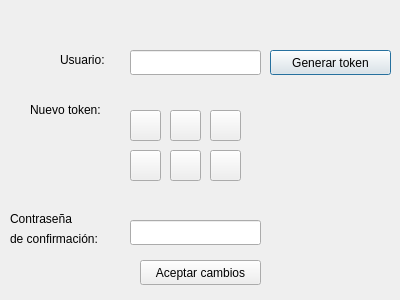
<?xml version="1.0" encoding="UTF-8"?>
<ui version="4.0">
 <class>generate_new_token</class>
 <widget class="QDialog" name="generate_new_token">
  <property name="geometry">
   <rect>
    <x>0</x>
    <y>0</y>
    <width>400</width>
    <height>300</height>
   </rect>
  </property>
  <property name="windowTitle">
   <string>Dialog</string>
  </property>
  <widget class="QLabel" name="label">
   <property name="geometry">
    <rect>
     <x>60</x>
     <y>50</y>
     <width>61</width>
     <height>20</height>
    </rect>
   </property>
   <property name="text">
    <string>Usuario:</string>
   </property>
  </widget>
  <widget class="QLineEdit" name="user_line">
   <property name="geometry">
    <rect>
     <x>130</x>
     <y>50</y>
     <width>131</width>
     <height>25</height>
    </rect>
   </property>
  </widget>
  <widget class="QPushButton" name="generate_button">
   <property name="geometry">
    <rect>
     <x>270</x>
     <y>50</y>
     <width>121</width>
     <height>25</height>
    </rect>
   </property>
   <property name="text">
    <string>Generar token</string>
   </property>
  </widget>
  <widget class="QPushButton" name="token_1">
   <property name="geometry">
    <rect>
     <x>130</x>
     <y>110</y>
     <width>31</width>
     <height>31</height>
    </rect>
   </property>
   <property name="text">
    <string/>
   </property>
  </widget>
  <widget class="QPushButton" name="token_2">
   <property name="geometry">
    <rect>
     <x>170</x>
     <y>110</y>
     <width>31</width>
     <height>31</height>
    </rect>
   </property>
   <property name="text">
    <string/>
   </property>
  </widget>
  <widget class="QPushButton" name="token_3">
   <property name="geometry">
    <rect>
     <x>210</x>
     <y>110</y>
     <width>31</width>
     <height>31</height>
    </rect>
   </property>
   <property name="text">
    <string/>
   </property>
  </widget>
  <widget class="QPushButton" name="token_4">
   <property name="geometry">
    <rect>
     <x>130</x>
     <y>150</y>
     <width>31</width>
     <height>31</height>
    </rect>
   </property>
   <property name="text">
    <string/>
   </property>
  </widget>
  <widget class="QPushButton" name="token_5">
   <property name="geometry">
    <rect>
     <x>170</x>
     <y>150</y>
     <width>31</width>
     <height>31</height>
    </rect>
   </property>
   <property name="text">
    <string/>
   </property>
  </widget>
  <widget class="QPushButton" name="token_6">
   <property name="geometry">
    <rect>
     <x>210</x>
     <y>150</y>
     <width>31</width>
     <height>31</height>
    </rect>
   </property>
   <property name="text">
    <string/>
   </property>
  </widget>
  <widget class="QLabel" name="label_2">
   <property name="geometry">
    <rect>
     <x>30</x>
     <y>100</y>
     <width>91</width>
     <height>20</height>
    </rect>
   </property>
   <property name="text">
    <string>Nuevo token:</string>
   </property>
  </widget>
  <widget class="QLabel" name="label_3">
   <property name="geometry">
    <rect>
     <x>10</x>
     <y>210</y>
     <width>81</width>
     <height>17</height>
    </rect>
   </property>
   <property name="text">
    <string>Contraseña</string>
   </property>
  </widget>
  <widget class="QLabel" name="label_4">
   <property name="geometry">
    <rect>
     <x>10</x>
     <y>230</y>
     <width>121</width>
     <height>17</height>
    </rect>
   </property>
   <property name="text">
    <string>de confirmación:</string>
   </property>
  </widget>
  <widget class="QLineEdit" name="password_line">
   <property name="geometry">
    <rect>
     <x>130</x>
     <y>220</y>
     <width>131</width>
     <height>25</height>
    </rect>
   </property>
  </widget>
  <widget class="QPushButton" name="generate_button_2">
   <property name="geometry">
    <rect>
     <x>140</x>
     <y>260</y>
     <width>121</width>
     <height>25</height>
    </rect>
   </property>
   <property name="text">
    <string>Aceptar cambios</string>
   </property>
  </widget>
 </widget>
 <resources/>
 <connections/>
</ui>
